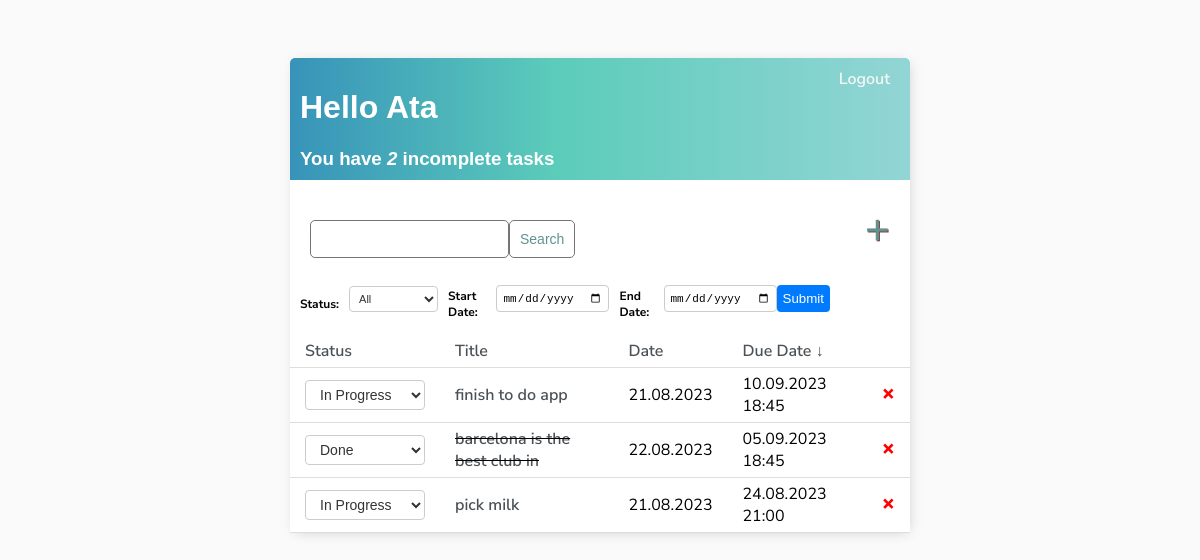
/?sort_by=due_date&sort_order=desc (signed in), run on the app's committed database.
### base/models.py (models this page shows)
class Task(models.Model):
    user = models.ForeignKey(User, on_delete=models.CASCADE, null=True, blank=True)
    title = models.CharField(max_length=30)
    description = models.TextField(null=True, blank=True)
    complete = models.BooleanField(default=False)
    created = models.DateTimeField(auto_now_add=True)
    due_date = models.DateTimeField(null=True, blank=True)
    def __str__(self):
        return self.title
    class Meta:
        ordering = ['complete']

### base/views.py (the view)
# urls.py: path('', TaskList.as_view(), name='tasks'),
class TaskList(LoginRequiredMixin, ListView):
    model = Task
    context_object_name = 'tasks'
    def get_context_data(self, *, object_list=None, **kwargs):
        context = super().get_context_data(**kwargs)
        context['tasks'] = context['tasks'].filter(user=self.request.user)
        context['count'] = context['tasks'].filter(complete=False).count()
        sort_by = self.request.GET.get('sort_by', 'complete')
        sort_order = self.request.GET.get('sort_order', 'asc')
        next_sort_order = 'desc' if sort_order == 'asc' else 'asc'
        context['sort_by'] = sort_by
        context['sort_order'] = sort_order
        context['next_sort_order'] = next_sort_order
        search_input = self.request.GET.get('search-area') or ''
        if search_input:
            context['tasks'] = context['tasks'].filter(title__startswith=search_input)
        context['search_input'] = search_input
        return context
    def get_queryset(self):
        queryset = super().get_queryset()
        sort_by = self.request.GET.get('sort_by', 'complete')
        sort_order = self.request.GET.get('sort_order', 'asc')
        status_filter = self.request.GET.get('status', '')
        search_input = self.request.GET.get('search-area', '')
        if status_filter:
            queryset = queryset.filter(complete=(status_filter == 'done'))
        if search_input:
            queryset = queryset.filter(title__icontains=search_input)
        if sort_by == 'title':
            queryset = queryset.order_by('title' if sort_order == 'asc' else '-title')
        elif sort_by == 'created':
            queryset = queryset.order_by('created' if sort_order == 'asc' else '-created')
        elif sort_by == 'complete':
            queryset = queryset.order_by('complete' if sort_order == 'asc' else '-complete')
        else:
            queryset = queryset.order_by('due_date' if sort_order == 'asc' else '-due_date')
        start_date = self.request.GET.get('start_date')
        end_date = self.request.GET.get('end_date')
        if start_date and end_date:
            start_date = datetime.strptime(start_date, "%Y-%m-%d")
            end_date = datetime.strptime(end_date, "%Y-%m-%d")
            queryset = queryset.filter(created__range=[start_date, end_date])
        return queryset

### base/templates/base/task_list.html (shortened to what this page needs)
{% extends 'base/main.html' %}
{% block content %}
<div class="header-bar">
    <div>
        <h1>Hello {{request.user|title}}</h1>
        <h3 style="margin:0">
            You have <i>{{count}}</i> incomplete task{{ count|pluralize:"s" }}
        </h3>
    </div>
    {% if request.user.is_authenticated %}
    <a href="{% url 'logout' %}">Logout</a>
    {% else %}
    <a href="{% url 'login' %}">Login</a>
    {% endif %}
</div>
<div id="search-add-wrapper">
    <form action="" method="GET" style="margin-top:20px; display:flex;">
    <input type="text" name="search-area" value="{{search_input}}">
    <input class="button" type="submit" value="Search">
    </form>
    <a id="add-link" href="{% url 'task-create' %}">&#x2b;</a>
</div>
<div id="filter-bar">
    <form method="get">
        <label for="status-filter">Status:</label>
        <select id="status-filter" name="status">
            <option value="">All</option>
        </select>
        <label for="start-date-filter">Start Date:</label>
        <input type="date" id="start-date-filter" name="start_date" value="{{ request.GET.start_date }}">
        <label for="end-date-filter">End Date:</label>
        <input type="date" id="end-date-filter" name="end_date" value="{{ request.GET.end_date }}">
        <button type="submit">Submit</button>
    </form>
</div>
<table class="task-table">
    <thead>
        <tr>
             <th>
                <a href="{% url 'tasks' %}?sort_by=complete&sort_order={{ next_sort_order }}">
                    Status{% if sort_by == 'complete' %} {% if sort_order == 'asc' %}&uarr;{% else %}&darr;{% endif %}{% endif %}
                </a>
            </th>
            <th>
                <a href="{% url 'tasks' %}?sort_by=title&sort_order={{ next_sort_order }}">
                    Title{% if sort_by == 'title' %} {% if sort_order == 'asc' %}&uarr;{% else %}&darr;{% endif %}{% endif %}
                </a>
            </th>
            <th>
                <a href="{% url 'tasks' %}?sort_by=created&sort_order={{ next_sort_order }}">
                    Date{% if sort_by == 'created' %} {% if sort_order == 'asc' %}&uarr;{% else %}&darr;{% endif %}{% endif %}
                </a>
            </th>
            <th>
                <a href="{% url 'tasks' %}?sort_by=due_date&sort_order={{ next_sort_order }}">
                    Due Date{% if sort_by == 'due_date' %} {% if sort_order == 'asc' %}&uarr;{% else %}&darr;{% endif %}{% endif %}
                </a>
            </th>
            <th></th>
        </tr>
    </thead>
    <tbody>
        {% for task in tasks %}
            <tr>
                <td>
                    <form method="post" action="{% url 'task-status-update' %}">
                        <select name="status" onchange="this.form.submit()">
                            <option value="in-progress" {% if not task.complete %}selected{% endif %} class="in-progress">In Progress</option>
                            <option value="done" {% if task.complete %}selected{% endif %} class="done">Done</option>
                        </select>
                    </form>
                </td>
                <td>
                    {% if task.complete %}
                        <s><a href="{% url 'task-update' task.id %}">{{task}}</a></s>
                    {% else %}
                        <a href="{% url 'task-update' task.id %}">{{task}}</a>
                    {% endif %}
                </td>
                <td>
                    {{ task.created|date:"d.m.Y" }}
                </td>
                <td>{{ task.due_date|date:"d.m.Y H:i" }}</td>
                <td>
                    <a class="delete-link" href="{% url 'task-delete' task.id %}">&#215;</a>
                </td>
            </tr>
        {% empty %}
            <tr>
                <td colspan="3">No items in the list</td>
            </tr>
        {% endfor %}
    </tbody>
</table>
{% endblock content %}

### base/templates/base/main.html (style rules this page uses)
body { background-color: #FAFAFA; font-family: 'Nunito Sans', sans-serif; padding-top: 50px }
h1,h2,h3,h4,h5,h6 { font-family: 'Raleway', sans-serif; }
a, p { color: #4b5156; }
a { font-weight: 600; }
.header-bar { display: flex; justify-content: space-between; color: #fff; padding: 10px; border-radius: 5px 5px 0 0; background: linear-gradient(90deg, #3793b9 0%, #5cccba 43%, #92d5d5 100%); }
.header-bar a { color: rgb(247, 247, 247); text-decoration: none; margin-right: 10px; }
.delete-link { text-decoration: none; font-weight: 900; color: #cf4949; font-size: 22px; line-height: 0; padding: 20px 0px; }
#add-link { color: #609292; text-decoration: none; font-size: 42px; text-shadow: 1px 1px #81413b; margin-right: 0px; }
#search-add-wrapper { display: flex; justify-content: space-between; align-items: center; padding: 20px; }
.button { border: 1px solid #757575; background-color: #FFF; color: #609292; padding: 10px; font-size: 14px; border-radius: 5px; cursor: pointer; text-decoration: none; }
input[type=text], input[type=password], textarea { border: 1px solid #757575; border-radius: 5px; padding: 10px; width: 90%; }
label { padding-top: 10px !important; display: block; }

### base/templates/base/task_list.html (style rules this page uses)
.task-table { width: 100%; border-collapse: collapse; }
.task-table th, .task-table td { padding: 5px 15px; text-align: left; border-bottom: 1px solid #ddd; }
.task-table th a { text-decoration: none; }
.task-table td a { text-decoration: none; }
.delete-link { color: #ff0000; text-decoration: none; }
select[name="status"] { padding: 5px 10px; font-size: 14px; border: 1px solid #ccc; border-radius: 4px; background-color: #fff; color: #333; width: 120px; }
select[name="status"] option { font-size: 14px; }
#filter-bar { display: flex; justify-content: space-between; align-items: center; margin-bottom: 15px; }
#filter-bar form { display: flex; align-items: center; max-width: 540px; width: 100%; }
#filter-bar label { margin: 0 10px; font-weight: bold; font-size: 12px; }
#filter-bar select, #filter-bar input[type="date"] { padding: 5px; font-size: 11px; border: 1px solid #ccc; border-radius: 4px; }
#filter-bar select { width: 120px; }
#filter-bar input[type="date"] { width: 150px; }
#filter-bar button { background-color: #007bff; color: white; border: none; border-radius: 4px; cursor: pointer; height: 27px; }

### data on the page
Task: status "In Progress", title "finish to do app", created "21.08.2023", due_date "10.09.2023 18:45"
Task: status "Done", title "barcelona is the best club in", created "22.08.2023", due_date "05.09.2023 18:45"
Task: status "In Progress", title "pick milk", created "21.08.2023", due_date "24.08.2023 21:00"

### other printed values
{{ request.user|title }} "Ata"
{{ count }} "2"
